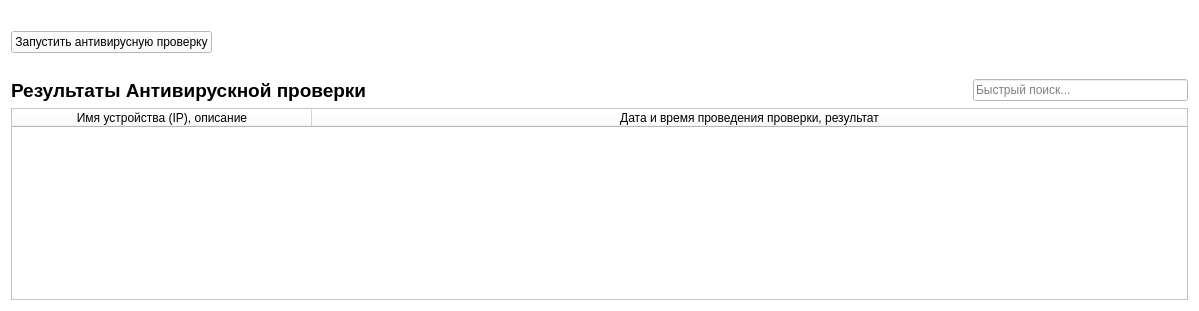
      <widget class="QWidget" name="Antivirus">
       <property name="styleSheet">
        <string notr="true">background-color: rgb(255, 255, 255);</string>
       </property>
       <attribute name="title">
        <string>Антивирус</string>
       </attribute>
       <layout class="QGridLayout" name="gridLayout_7">
        <item row="0" column="0">
         <layout class="QHBoxLayout" name="horizontalLayout_15">
          <property name="topMargin">
           <number>20</number>
          </property>
          <property name="bottomMargin">
           <number>20</number>
          </property>
          <item>
           <widget class="QPushButton" name="pb_StartAntivirus">
            <property name="sizePolicy">
             <sizepolicy hsizetype="Fixed" vsizetype="Fixed">
              <horstretch>0</horstretch>
              <verstretch>0</verstretch>
             </sizepolicy>
            </property>
            <property name="maximumSize">
             <size>
              <width>237</width>
              <height>16777215</height>
             </size>
            </property>
            <property name="text">
             <string>Запустить антивирусную проверку</string>
            </property>
           </widget>
          </item>
          <item>
           <widget class="QLabel" name="lb_anti">
            <property name="text">
             <string/>
            </property>
           </widget>
          </item>
          <item>
           <spacer name="horizontalSpacer_11">
            <property name="orientation">
             <enum>Qt::Horizontal</enum>
            </property>
            <property name="sizeHint" stdset="0">
             <size>
              <width>40</width>
              <height>20</height>
             </size>
            </property>
           </spacer>
          </item>
         </layout>
        </item>
        <item row="1" column="0">
         <layout class="QHBoxLayout" name="horizontalLayout_16">
          <item>
           <widget class="QLabel" name="lb_ResultAntivirus">
            <property name="font">
             <font>
              <family>Arimo</family>
              <pointsize>14</pointsize>
              <weight>75</weight>
              <bold>true</bold>
             </font>
            </property>
            <property name="text">
             <string>Результаты Антивирускной проверки</string>
            </property>
           </widget>
          </item>
          <item>
           <spacer name="horizontalSpacer_12">
            <property name="orientation">
             <enum>Qt::Horizontal</enum>
            </property>
            <property name="sizeType">
             <enum>QSizePolicy::Fixed</enum>
            </property>
            <property name="sizeHint" stdset="0">
             <size>
              <width>600</width>
              <height>20</height>
             </size>
            </property>
           </spacer>
          </item>
          <item>
           <widget class="QLineEdit" name="le_SearchAntivirus">
            <property name="minimumSize">
             <size>
              <width>215</width>
              <height>0</height>
             </size>
            </property>
            <property name="maximumSize">
             <size>
              <width>350</width>
              <height>16777215</height>
             </size>
            </property>
            <property name="placeholderText">
             <string>Быстрый поиск...</string>
            </property>
           </widget>
          </item>
         </layout>
        </item>
        <item row="2" column="0">
         <widget class="QTableWidget" name="tableWidget_4">
          <property name="font">
           <font>
            <family>Arimo</family>
            <pointsize>9</pointsize>
           </font>
          </property>
          <property name="editTriggers">
           <set>QAbstractItemView::NoEditTriggers</set>
          </property>
          <attribute name="horizontalHeaderDefaultSectionSize">
           <number>300</number>
          </attribute>
          <attribute name="horizontalHeaderShowSortIndicator" stdset="0">
           <bool>false</bool>
          </attribute>
          <attribute name="horizontalHeaderStretchLastSection">
           <bool>true</bool>
          </attribute>
          <attribute name="verticalHeaderDefaultSectionSize">
           <number>40</number>
          </attribute>
          <attribute name="verticalHeaderMinimumSectionSize">
           <number>40</number>
          </attribute>
          <column>
           <property name="text">
            <string>Имя устройства (IP), описание</string>
           </property>
          </column>
          <column>
           <property name="text">
            <string>Дата и время проведения проверки, результат</string>
           </property>
          </column>
         </widget>
        </item>
       </layout>
      </widget>
